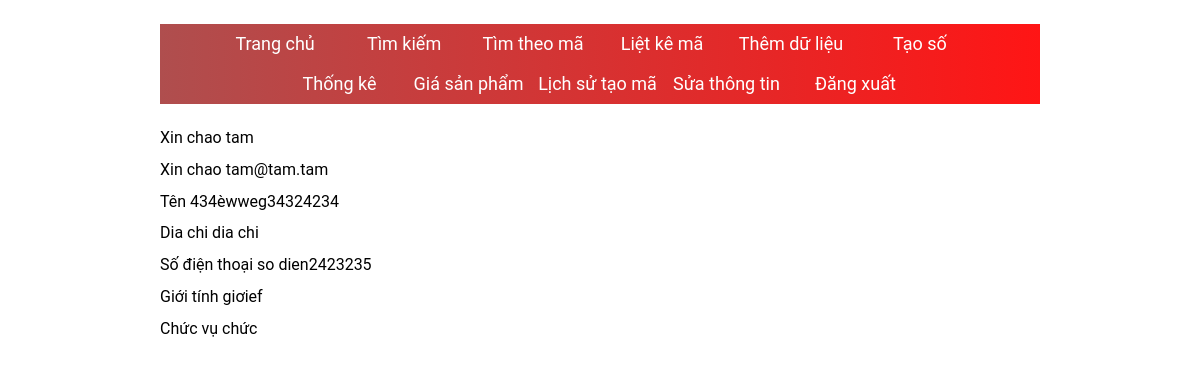
Page / (signed in) on the earlier database version.
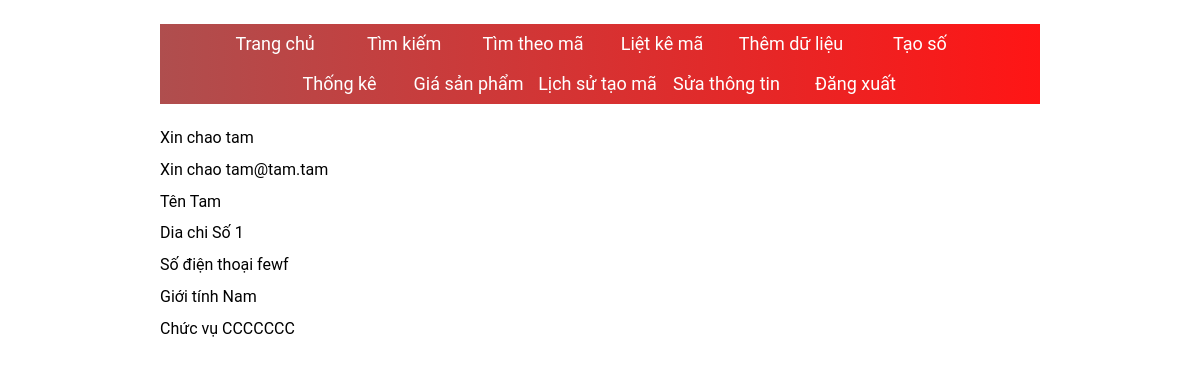
Same page on the later database version.
### accounts/models.py (models this page shows, shortened)
class User(AbstractBaseUser):
    email = models.EmailField(verbose_name='email address',unique=True)
    username = models.CharField(max_length=50,unique=True)
    ten = models.CharField(max_length=50,blank=True,verbose_name="Tên")
    diachi = models.CharField(max_length=50,blank=True,verbose_name="Địa chỉ")
    SDT = models.CharField(max_length=50,blank=True,verbose_name="Số điện thoại")
    gioitinh = models.CharField(max_length=10,blank=True,verbose_name="giới tính")
    chucvu = models.CharField(max_length=20,blank=True,verbose_name="chức vụ")
    is_superuser = models.BooleanField(default=False,null=True)
    is_active = models.BooleanField(default=True)
    objects = UserManager()
    USERNAME_FIELD = 'username'
    REQUIRED_FIELDS = ['email']

### accounts/views.py (the view)
# urls.py: path('', views.home),
def home(request):
    if(request.session.session_key):
        return render(request,'pages/index.html')
    else:
        return redirect('/login')

### accounts/templates/pages/index.html (shortened to what this page needs)
{% extends  "pages/base.html"%}
{%block head%}
    {%load staticfiles %}
    <link rel="stylesheet" type="text/css" href="{% static 'css/form.css' %}">
{% endblock %}
{%block content%}
    <div>
        <p>Xin chao {{user.username}}</p>
        <p>Xin chao {{user.email}}</p>
        <p>Tên {{user.ten}}</p>
        <p>Dia chi {{user.diachi}}</p>
        <p>Số điện thoại {{user.SDT}}</p>
        <p>Giới tính {{user.gioitinh}}</p>
        <p>Chức vụ {{user.chucvu}}</p>
    </div>
{% endblock %}

### templates/pages/base.html (shortened to what this page needs)
<!DOCTYPE html>
<html lang="en">
<head>
        {%block head%}{% endblock %}
</head>
<body>
    <div id="menu">
        <ul>
            <li><a href="/">Trang chủ</a></li>
            <li><a href="/app/find">Tìm kiếm</a></li>
            <li><a href="/app/findma">Tìm theo mã</a></li>
            <li><a href="/app/listma">Liệt kê mã</a></li>
            <li><a href="/app/insert">Thêm dữ liệu</a></li>
            <li><a href="/app/make">Tạo số</a></li>
            <li><a href="/analysis/code">Thống kê</a></li>
            <li><a href="/analysis/price">Giá sản phẩm</a></li>
            <li><a href="/analysis/history">Lịch sử tạo mã</a></li>
            {%block logout%}
            <li><a href="/edit">Sửa thông tin</a></li>
            <li><a href="/logout">Đăng xuất</a></li>
            {% endblock %}
        </ul>
    </div>
    {%block content%}{% endblock %}
</body>
</html>

### api/static/css/form.css (style rules this page uses)
div { margin: 2% auto 0; max-width: 55em; -webkit-animation: moveDown .3s; -moz-animation: moveDown .3s; animation: moveDown .3s; -webkit-animation-fill-mode: forwards; -moz-animation-fill-mode: forwards; animation-fill-mode: forwards; }
p { margin-bottom: .8em; }

Differences in the rows shown:
changed User "tam": ten "434èwweg34324234" → "Tam"; diachi "dia chi" → "Số 1"; SDT "so dien2423235" → "fewf"; gioitinh "giơief" → "Nam"; chucvu "chức" → "CCCCCCC"
